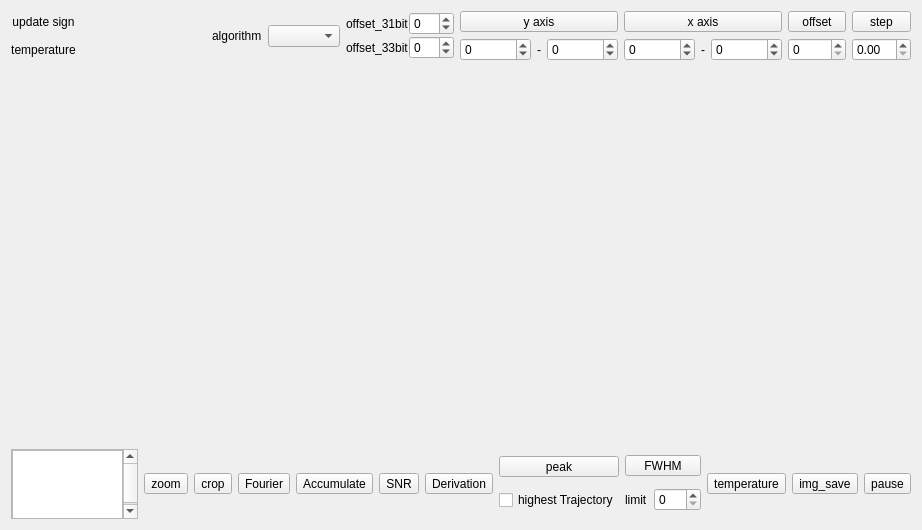
<?xml version="1.0" encoding="UTF-8"?>
<ui version="4.0">
 <class>FormPlot</class>
 <widget class="QWidget" name="FormPlot">
  <property name="geometry">
   <rect>
    <x>0</x>
    <y>0</y>
    <width>922</width>
    <height>530</height>
   </rect>
  </property>
  <property name="windowTitle">
   <string>Plot</string>
  </property>
  <layout class="QGridLayout" name="gridLayout" rowstretch="0,1,0">
   <item row="0" column="4">
    <layout class="QVBoxLayout" name="verticalLayout">
     <property name="spacing">
      <number>0</number>
     </property>
     <item>
      <layout class="QHBoxLayout" name="hLay31">
       <item>
        <widget class="QLabel" name="label31">
         <property name="text">
          <string>offset_31bit</string>
         </property>
        </widget>
       </item>
       <item>
        <widget class="QSpinBox" name="spinBox31Offset">
         <property name="minimum">
          <number>-10</number>
         </property>
         <property name="maximum">
          <number>10</number>
         </property>
        </widget>
       </item>
      </layout>
     </item>
     <item>
      <layout class="QHBoxLayout" name="hLay33">
       <item>
        <widget class="QLabel" name="label33">
         <property name="text">
          <string>offset_33bit</string>
         </property>
        </widget>
       </item>
       <item>
        <widget class="QSpinBox" name="spinBox33Offset">
         <property name="minimum">
          <number>-10</number>
         </property>
         <property name="maximum">
          <number>10</number>
         </property>
        </widget>
       </item>
      </layout>
     </item>
    </layout>
   </item>
   <item row="0" column="7">
    <layout class="QVBoxLayout" name="verticalLayout_3">
     <item>
      <widget class="QToolButton" name="tBtnOffset">
       <property name="sizePolicy">
        <sizepolicy hsizetype="Preferred" vsizetype="Fixed">
         <horstretch>0</horstretch>
         <verstretch>0</verstretch>
        </sizepolicy>
       </property>
       <property name="text">
        <string>offset</string>
       </property>
      </widget>
     </item>
     <item>
      <widget class="QSpinBox" name="spinBoxOffset">
       <property name="maximum">
        <number>999</number>
       </property>
      </widget>
     </item>
    </layout>
   </item>
   <item row="0" column="8">
    <layout class="QVBoxLayout" name="verticalLayout_4">
     <item>
      <widget class="QToolButton" name="tBtnStep">
       <property name="sizePolicy">
        <sizepolicy hsizetype="Preferred" vsizetype="Fixed">
         <horstretch>0</horstretch>
         <verstretch>0</verstretch>
        </sizepolicy>
       </property>
       <property name="text">
        <string>step</string>
       </property>
      </widget>
     </item>
     <item>
      <widget class="QDoubleSpinBox" name="dSpinBoxStep"/>
     </item>
    </layout>
   </item>
   <item row="1" column="0" colspan="9">
    <widget class="QStackedWidget" name="stackedWidget"/>
   </item>
   <item row="0" column="3">
    <layout class="QHBoxLayout" name="horizontalLayout">
     <item>
      <widget class="QLabel" name="labelAlgorithm">
       <property name="text">
        <string>algorithm</string>
       </property>
      </widget>
     </item>
     <item>
      <widget class="QComboBox" name="comboBoxAlgorithm"/>
     </item>
    </layout>
   </item>
   <item row="2" column="0" colspan="9">
    <layout class="QHBoxLayout" name="horizontalLayout_4">
     <item>
      <widget class="QScrollArea" name="scrollArea">
       <property name="sizePolicy">
        <sizepolicy hsizetype="Expanding" vsizetype="Maximum">
         <horstretch>0</horstretch>
         <verstretch>0</verstretch>
        </sizepolicy>
       </property>
       <property name="widgetResizable">
        <bool>true</bool>
       </property>
       <widget class="QWidget" name="scrollAreaWidgetContents">
        <property name="geometry">
         <rect>
          <x>0</x>
          <y>0</y>
          <width>70</width>
          <height>70</height>
         </rect>
        </property>
        <layout class="QGridLayout" name="gridLayout_2">
         <property name="leftMargin">
          <number>0</number>
         </property>
         <property name="topMargin">
          <number>0</number>
         </property>
         <property name="rightMargin">
          <number>0</number>
         </property>
         <property name="bottomMargin">
          <number>0</number>
         </property>
         <item row="0" column="0">
          <widget class="QTextBrowser" name="textBrowser">
           <property name="sizePolicy">
            <sizepolicy hsizetype="Expanding" vsizetype="Expanding">
             <horstretch>0</horstretch>
             <verstretch>0</verstretch>
            </sizepolicy>
           </property>
          </widget>
         </item>
        </layout>
       </widget>
      </widget>
     </item>
     <item>
      <spacer name="horizontalSpacer">
       <property name="orientation">
        <enum>Qt::Orientation::Horizontal</enum>
       </property>
       <property name="sizeHint" stdset="0">
        <size>
         <width>40</width>
         <height>20</height>
        </size>
       </property>
      </spacer>
     </item>
     <item>
      <widget class="QToolButton" name="tBtnZoom">
       <property name="text">
        <string>zoom</string>
       </property>
       <property name="icon">
        <iconset theme="QIcon::ThemeIcon::ZoomFitBest"/>
       </property>
      </widget>
     </item>
     <item>
      <widget class="QToolButton" name="tBtnCrop">
       <property name="text">
        <string>crop</string>
       </property>
      </widget>
     </item>
     <item>
      <widget class="QToolButton" name="tBtnFourier">
       <property name="text">
        <string>Fourier</string>
       </property>
      </widget>
     </item>
     <item>
      <widget class="QToolButton" name="tBtnAccumulate">
       <property name="text">
        <string>Accumulate</string>
       </property>
      </widget>
     </item>
     <item>
      <widget class="QToolButton" name="tBtnSNR">
       <property name="sizePolicy">
        <sizepolicy hsizetype="Preferred" vsizetype="Fixed">
         <horstretch>0</horstretch>
         <verstretch>0</verstretch>
        </sizepolicy>
       </property>
       <property name="text">
        <string>SNR</string>
       </property>
      </widget>
     </item>
     <item>
      <widget class="QToolButton" name="tBtnDerivation">
       <property name="text">
        <string>Derivation</string>
       </property>
      </widget>
     </item>
     <item>
      <layout class="QVBoxLayout" name="vLayPeak">
       <item>
        <widget class="QToolButton" name="tBtnFindPeak">
         <property name="sizePolicy">
          <sizepolicy hsizetype="Preferred" vsizetype="Fixed">
           <horstretch>0</horstretch>
           <verstretch>0</verstretch>
          </sizepolicy>
         </property>
         <property name="text">
          <string>peak</string>
         </property>
        </widget>
       </item>
       <item>
        <widget class="QCheckBox" name="checkBoxTrajectory">
         <property name="sizePolicy">
          <sizepolicy hsizetype="Minimum" vsizetype="Fixed">
           <horstretch>0</horstretch>
           <verstretch>0</verstretch>
          </sizepolicy>
         </property>
         <property name="text">
          <string>highest Trajectory</string>
         </property>
        </widget>
       </item>
      </layout>
     </item>
     <item>
      <layout class="QVBoxLayout" name="vLayFWHM">
       <item>
        <widget class="QToolButton" name="tBtnFWHM">
         <property name="sizePolicy">
          <sizepolicy hsizetype="Preferred" vsizetype="Fixed">
           <horstretch>0</horstretch>
           <verstretch>0</verstretch>
          </sizepolicy>
         </property>
         <property name="text">
          <string>FWHM</string>
         </property>
        </widget>
       </item>
       <item>
        <layout class="QHBoxLayout" name="hLayLimit">
         <item>
          <widget class="QLabel" name="labelLimit">
           <property name="text">
            <string>limit</string>
           </property>
          </widget>
         </item>
         <item>
          <widget class="QSpinBox" name="spinBoxLimit">
           <property name="maximum">
            <number>999</number>
           </property>
          </widget>
         </item>
        </layout>
       </item>
      </layout>
     </item>
     <item>
      <widget class="QToolButton" name="tBtnTemperature">
       <property name="text">
        <string>temperature</string>
       </property>
      </widget>
     </item>
     <item>
      <widget class="QToolButton" name="tBtnImgSave">
       <property name="text">
        <string>img_save</string>
       </property>
      </widget>
     </item>
     <item>
      <widget class="QToolButton" name="tBtnPause">
       <property name="text">
        <string>pause</string>
       </property>
      </widget>
     </item>
    </layout>
   </item>
   <item row="0" column="6">
    <layout class="QVBoxLayout" name="vLayRangeX">
     <item>
      <layout class="QHBoxLayout" name="hLayLabelX">
       <item>
        <widget class="QToolButton" name="tBtnRangeX">
         <property name="sizePolicy">
          <sizepolicy hsizetype="Preferred" vsizetype="Fixed">
           <horstretch>0</horstretch>
           <verstretch>0</verstretch>
          </sizepolicy>
         </property>
         <property name="text">
          <string>x axis</string>
         </property>
        </widget>
       </item>
      </layout>
     </item>
     <item>
      <layout class="QHBoxLayout" name="hLayRangeX">
       <item>
        <widget class="QSpinBox" name="spinBoxStartX">
         <property name="minimum">
          <number>-999999</number>
         </property>
         <property name="maximum">
          <number>999999</number>
         </property>
        </widget>
       </item>
       <item>
        <widget class="QLabel" name="labelTo">
         <property name="text">
          <string>-</string>
         </property>
         <property name="alignment">
          <set>Qt::AlignmentFlag::AlignCenter</set>
         </property>
        </widget>
       </item>
       <item>
        <widget class="QSpinBox" name="spinBoxEndX">
         <property name="minimum">
          <number>-999999</number>
         </property>
         <property name="maximum">
          <number>999999</number>
         </property>
        </widget>
       </item>
      </layout>
     </item>
    </layout>
   </item>
   <item row="0" column="0">
    <layout class="QVBoxLayout" name="verticalLayout_5">
     <item>
      <widget class="QLabel" name="labelUpdateSign">
       <property name="text">
        <string>update sign</string>
       </property>
       <property name="alignment">
        <set>Qt::AlignmentFlag::AlignCenter</set>
       </property>
      </widget>
     </item>
     <item>
      <widget class="QLabel" name="labelTemperature">
       <property name="text">
        <string>temperature</string>
       </property>
       <property name="alignment">
        <set>Qt::AlignmentFlag::AlignCenter</set>
       </property>
      </widget>
     </item>
    </layout>
   </item>
   <item row="0" column="5">
    <layout class="QVBoxLayout" name="vLayRangeY">
     <item>
      <layout class="QHBoxLayout" name="hLayLabelY">
       <item>
        <widget class="QToolButton" name="tBtnRangeY">
         <property name="sizePolicy">
          <sizepolicy hsizetype="Preferred" vsizetype="Fixed">
           <horstretch>0</horstretch>
           <verstretch>0</verstretch>
          </sizepolicy>
         </property>
         <property name="text">
          <string>y axis</string>
         </property>
        </widget>
       </item>
      </layout>
     </item>
     <item>
      <layout class="QHBoxLayout" name="hLayRangeY">
       <item>
        <widget class="QSpinBox" name="spinBoxStartY">
         <property name="minimum">
          <number>-999999</number>
         </property>
         <property name="maximum">
          <number>999999</number>
         </property>
        </widget>
       </item>
       <item>
        <widget class="QLabel" name="label">
         <property name="text">
          <string>-</string>
         </property>
         <property name="alignment">
          <set>Qt::AlignmentFlag::AlignCenter</set>
         </property>
        </widget>
       </item>
       <item>
        <widget class="QSpinBox" name="spinBoxEndY">
         <property name="minimum">
          <number>-999999</number>
         </property>
         <property name="maximum">
          <number>999999</number>
         </property>
        </widget>
       </item>
      </layout>
     </item>
    </layout>
   </item>
  </layout>
 </widget>
 <resources/>
 <connections/>
</ui>
